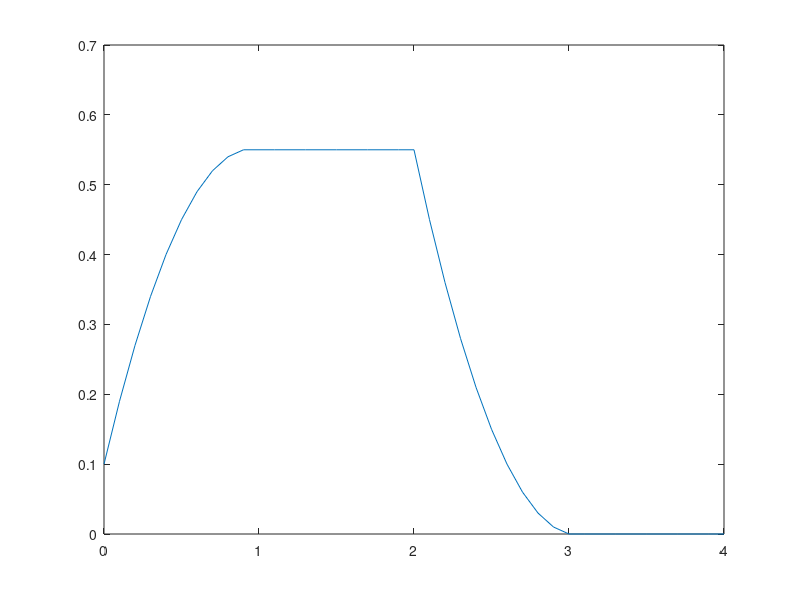
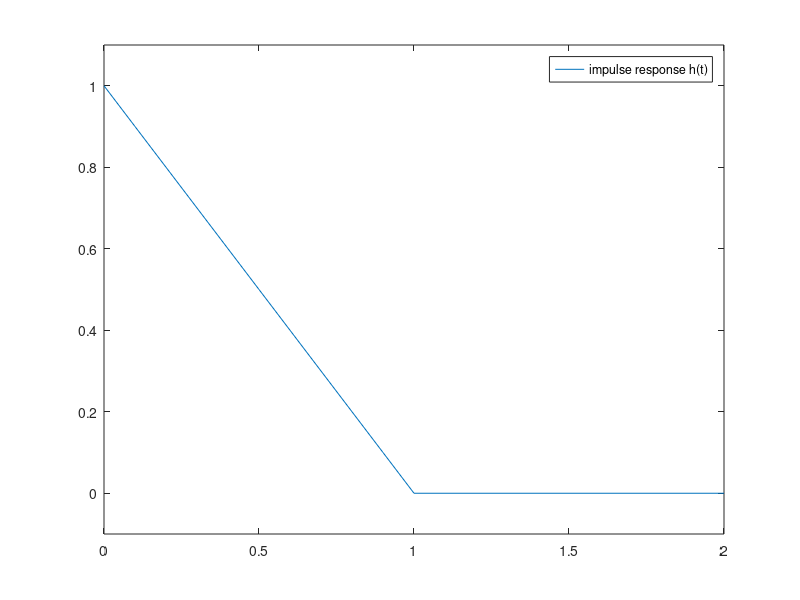

Write the MATLAB code that produced these figures, in order.
% clc;clear;close all
%  tx1 =  -2:.1:0;
%  tx2 = 0:.1:2;
%  tx3 = 2:.1:4;
%  tx = [tx1 tx2 tx3];
%  x1 = zeros(size(tx1));
%  x2 = ones(size(tx2));
%  x3 = zeros(size(tx3));
%   x = [x1 x2 x3];
%   
%  th1 =  -2:.1:0;
%  th2 = 0:.1:1;
%  th3 = 1:.1:4;
%  th = [th1 th2 th3];
%  h1 = zeros(size(th1));
%  h2 = 1 - th2;
%  h3 = zeros(size(th3));
%  h = [h1 h2 h3];
%  plot(tx,x,th,h,':')
%  ylim([ -.1 1.1])
%  legend('x(\tau)','h(\tau)')
%  
%  plot(tx,x, th,h, ':*')
%  legend('x(\tau)', 'h( \tau)')
%  ylim([ -.1 1.1])


% task1
clc
clear 
close all


 step=0.1;
 t=0:step:2;
 x=ones(size(t));
 t1=0:step:1;
 t2=1+step:step:2;
 h1=1-t1;
 h2=zeros(size(t2));
 h=[h1 h2];
 y=conv(x,h)*step;
 ty=0:step:4;
  plot(ty,y);
  
  
  % task2
  figure
   hh=deconv(y,x)*(1/step);
   plot(t,hh)
 ylim([- .1 1.1]);
 legend('impulse response h(t)')